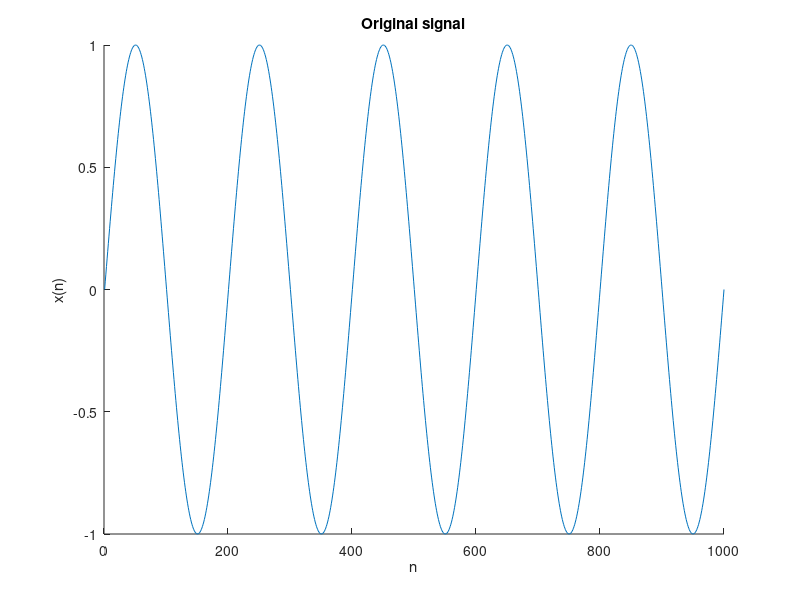

Write the MATLAB code that produced this figure. (Note: this script raises an error after producing the figure.)
% Test cases for the linear discrete Wiener filter
% By Matheus F. Moreno
% SMT/DEL/UFRJ - Escola Politecnica

%% Instantiating the input signal: a discrete sine wave
x = sin((0:1000) * pi / 100);
x = x(:);

figure
hold on
plot(1:length(x), x);
set(gca,'xlim',[0, length(x)]);
xlabel('n');
ylabel('x(n)');
title('Original signal');


%% First case: filter estimation
filt = [-3, -2, -1, 1, 2, 3];
y_filt = fftfilt(filt, x);
sig_len = length(y_filt);

% Filter specifications
sizeFilters = 10;
hop = 500;

% Creating the filters
[y_filt_est, ~, MSE] = wiener(x, y_filt, sizeFilters, hop);
fprintf('MSE for filter estimation: %d\n', MSE);

% Plotting the filtered signal and the estimation
figure
hold on
plot(1:sig_len, y_filt);
plot(1:sig_len, y_filt_est, '--');
set(gca,'xlim',[0, sig_len]);
xlabel('n');
ylabel('y(n), y_est(n)');
title('Linear Wiener filter for filter estimation');


%% Second case: one step prediction
y_pred = x(2:end);
x_pred = x(1:end - 1);
sig_len = length(y_pred);

% Filter specifications
sizeFilters = 10;
hop = 100;

% Estimating the signal
[y_pred_est, ~, MSE] = wiener(x_pred, y_pred, sizeFilters, hop);
fprintf('MSE for one step prediction: %d\n', MSE);

figure
hold on
plot(1:sig_len, y_pred);
plot(1:sig_len, y_pred_est, '--');
set(gca,'xlim',[0, sig_len]);
xlabel('n');
ylabel('y(n), y_est(n)');
title('Linear Wiener filter for one step prediction');


%% Third case: noisy filtered signal
filt = [-3, -2, -1, 1, 2, 3];
y_filt = fftfilt(filt, x);
y_noisy = y_filt + randn(length(y_filt), 1) * 0.25;
sig_len = length(y_filt);

% Filter specifications
sizeFilters = 6;
hop = 100;

% Estimating the signal
[y_noisy_est, ~, ~] = wiener(x, y_noisy, sizeFilters, hop);
MSE = mean((y_filt - y_noisy_est) .^ 2);
fprintf('MSE for filtered noisy signal estimation: %d\n', MSE);

figure
subplot(1,2,1);
hold on
plot(1:sig_len, x);
plot(1:sig_len, y_noisy);
set(gca,'xlim',[0, sig_len]);
xlabel('n');
ylabel('x(n), y(n) + w(n)');
title('Filtered signal with noise');
subplot(1,2,2)
hold on
plot(1:sig_len, y_filt);
plot(1:sig_len, y_noisy_est, '--');
set(gca,'xlim',[0, sig_len]);
xlabel('n');
ylabel('y(n), y_est(n)');
title('Linear Wiener filter for filtered signal noise reduction');


%% Fourth case: nonlinear filter
y_nonl = zeros(length(x), 1);
sig_len = length(x);
x0 = 0;
x_m1 = 0;
y0 = 0;

% Creating a very weird nonlinear filter
for i = 1:sig_len,
    y_nonl(i) = sin(abs(x(i))^(1/2)) * exp(x0 + x_m1) + cos(y0);
    x_m1 = x0;
    x0 = x(i);
    y0 = y_nonl(i);
end;

% Filter specifications
sizeFilters = 10;
hop = 30;

% Estimating the signal
[y_nonl_est, ~, MSE] = wiener(x, y_nonl, sizeFilters, hop);
fprintf('MSE for nonlinear prediction: %d\n', MSE);

figure
hold on
plot(1:sig_len, y_nonl);
plot(1:sig_len, y_nonl_est, '--');
set(gca,'xlim',[0, sig_len]);
xlabel('n');
ylabel('y(n), y_est(n)');
title('Linear Wiener filter for nonlinear prediction');

%% Fifth case: noisy nonlinear filter
y_nnl = zeros(length(x), 1);
N = length(x);
x0 = 0;
x_m1 = 0;
y0 = 0;

% Creating a very weird nonlinear filter
for i = 1:N,
    y_nnl(i) = sin(abs(x(i))^(1/2)) * exp(x0 + x_m1) + cos(y0);
    x_m1 = x0;
    x0 = x(i);
    y0 = y_nnl(i);
end;

y_nonl = y_nnl;
y_nnl = y_nnl + 0.5 * randn(N, 1);

% Filter specifications
sizeFilters = 10;
hop = 30;

% Estimating the signal
[y_nonl_est, ~, ~] = wiener(x, y_nnl, sizeFilters, hop);
MSE = mean((y_nonl - y_nonl_est) .^ 2);
fprintf('MSE for nonlinear noisy prediction: %d\n', MSE);

figure
subplot(1,2,1);
hold on
plot(1:N, x);
plot(1:N, y_nnl);
set(gca,'xlim',[0, N]);
xlabel('n');
ylabel('x(n), y(n) + w(n)');
title('Filtered signal with noise');
subplot(1,2,2)
hold on
plot(1:N, y_nonl);
plot(1:N, y_nonl_est, '--');
set(gca,'xlim',[0, N]);
xlabel('n');
ylabel('y(n), y_est(n)');
title('Linear Wiener Filter for nonlinear noisy prediction');